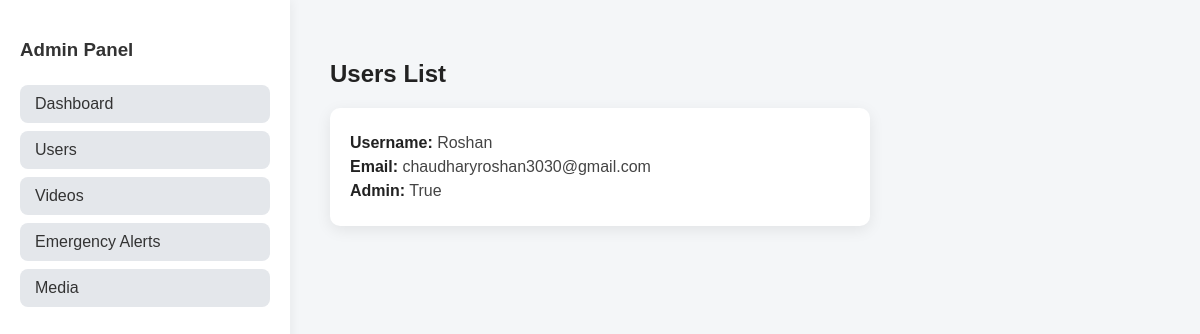
Before: /admin/users with the older database file.
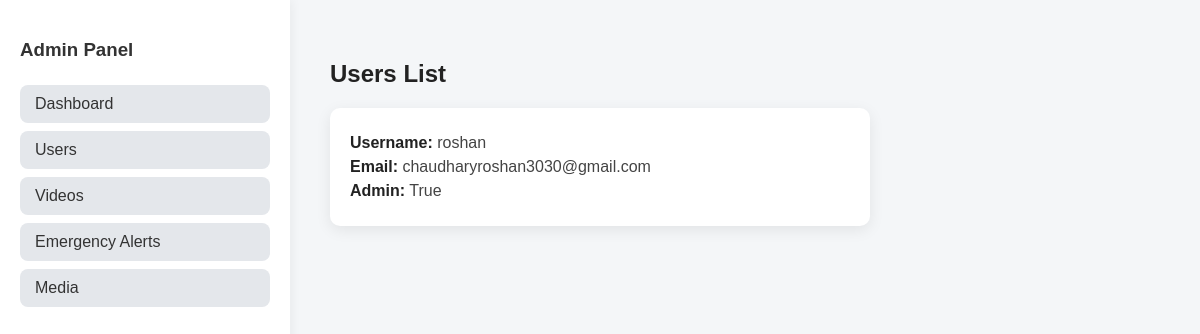
After: the same page with the newer database file.
### models/user_model.py (models this page shows)
class User(Base):
    __tablename__ = "users"
    id = Column(UUID(as_uuid=True), primary_key=True, default=uuid.uuid4, index=True)
    username = Column(String, unique=True, index=True)
    email = Column(String, unique=True, index=True)
    guardianEmail = Column(String, unique=True, index=True)
    guardianPhone = Column(String(15), unique=True, index=True)
    is_verified = Column(Boolean, index=True)
    verification_otp = Column(String(6))
    hashed_password = Column(String)
    is_admin = Column(Boolean, default=False, index=True)
    score = Column(Integer, default=0)
    routines = relationship("Routine", back_populates="user")
    moods = relationship("Mood", back_populates="user")
    conversations = relationship("Conversation", secondary=conversation_users, back_populates="users")
    messages_sent = relationship("Message", back_populates="sender")
    ai_conversations = relationship("AiConversation", back_populates="user")
    emergency_alerts = relationship("EmergencyAlert", back_populates="user")

### controllers/admin_controller.py (the view)
@router.get("/users", response_class=HTMLResponse)
async def admin_users(request: Request, db: Session = Depends(get_db)):
    users = db.query(User).all()  # Fetch users from DB
    return templates.TemplateResponse("admin_users.html", {"request": request, "users": users})

### templates/admin_users.html (shortened to what this page needs)
<!DOCTYPE html>
<html>
<head>
</head>
<body>
<div class="sidebar">
    <h3>Admin Panel</h3>
    <a href="/admin/dashboard">Dashboard</a>
    <a href="/admin/users">Users</a>
    <a href="/admin/videos">Videos</a>
    <a href="/admin/emergency-alerts">Emergency Alerts</a>
    <a href="/admin/media">Media</a>
</div>
<div class="content">
    <h2>Users List</h2>
    {% for user in users %}
    <div class="user-card">
        <p><span>Username:</span> {{ user.username }}</p>
        <p><span>Email:</span> {{ user.email }}</p>
        <p><span>Admin:</span> {{ user.is_admin }}</p>
    </div>
    {% endfor %}
</div>
</body>
</html>

Changed rows visible on the page:
removed User: username "Roshan", email "chaudharyroshan3030@gmail.com", is_admin "True"
added User: username "roshan", email "chaudharyroshan3030@gmail.com", is_admin "True"
